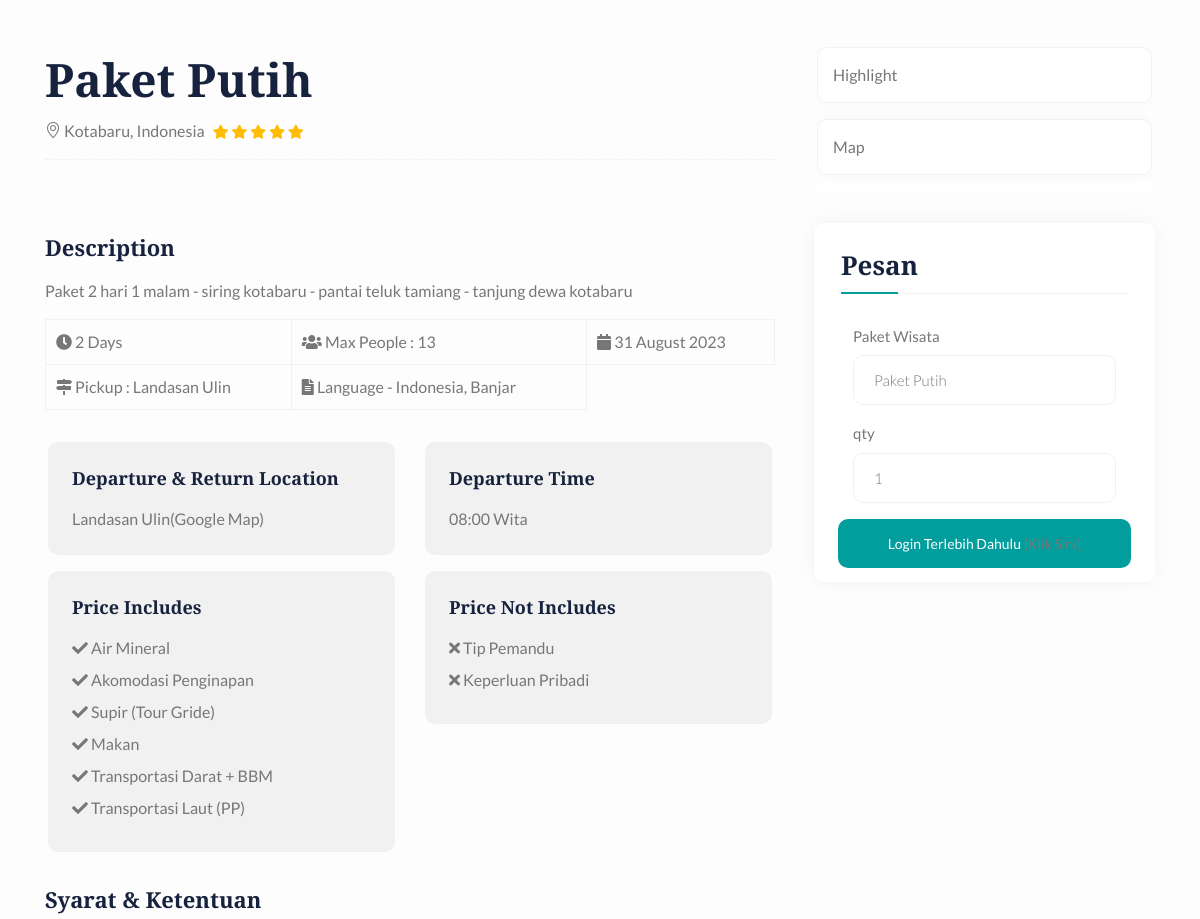
The app's page /tour/cust/tour_detail.php?id_wisata=3 (middle part), older data.
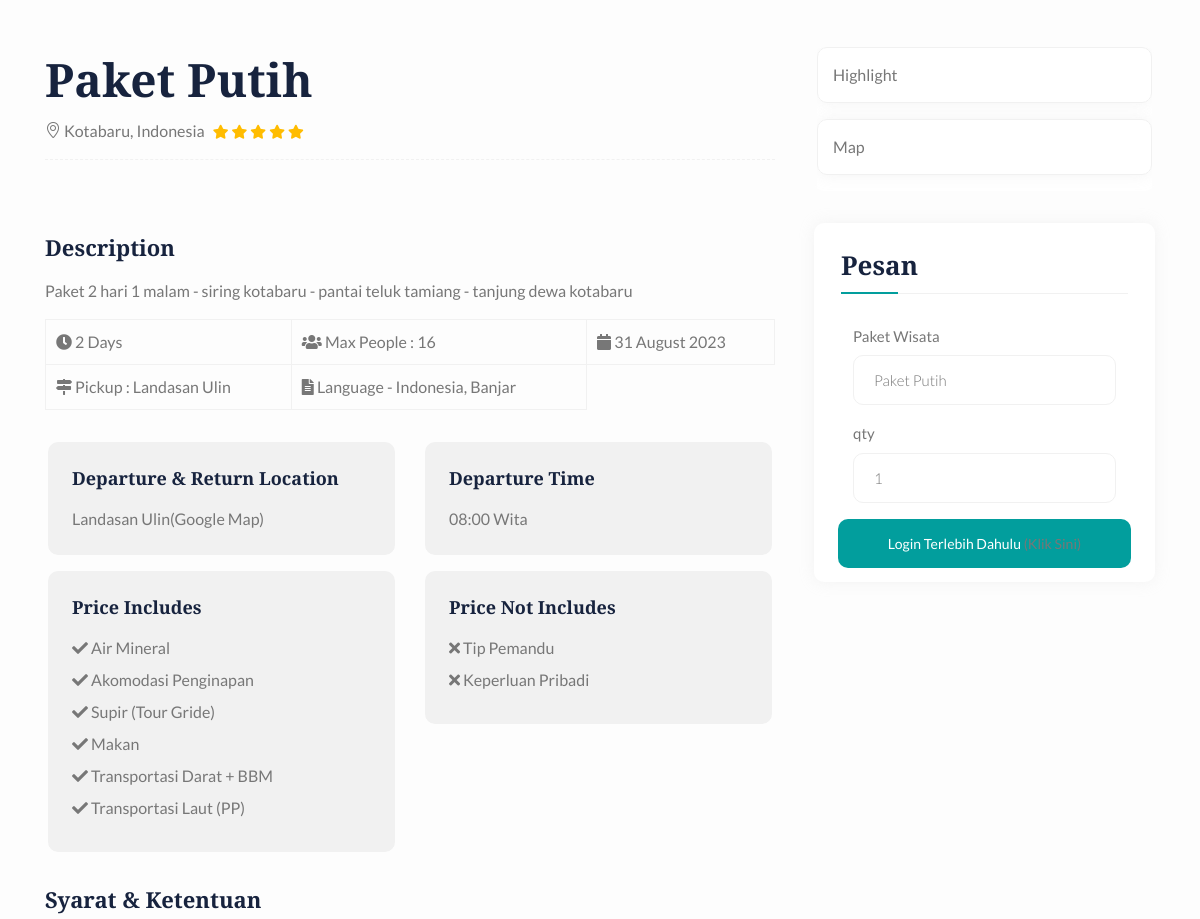
The same page, newer data.
### tables this page shows
CREATE TABLE `wisata` (
  `id_wisata` int(11) NOT NULL,
  `nama` varchar(64) NOT NULL,
  `tanggal` date NOT NULL,
  `harga` varchar(64) NOT NULL,
  `gambar` varchar(120) NOT NULL,
  `deskripsi` longtext NOT NULL,
  `status` varchar(48) NOT NULL,
  `kuota` varchar(32) NOT NULL,
  `berapa_hari` varchar(12) NOT NULL,
  `rating` varchar(11) NOT NULL
);

### tour/cust/tour_detail.php (the view, shortened to what the changed rows need)
<?php
include '../include/config.php';
$que  = "SELECT * from wisata WHERE id_wisata = '" . $_GET['id_wisata'] . "' ";
$wisata = mysqli_query($conn, $que);
$p = mysqli_fetch_object($wisata);
?>
<!DOCTYPE html>
<html xmlns="http://www.w3.org/1999/xhtml" lang="zxx">
<head>
    <link href="../assets_u/css/bootstrap.min.css" rel="stylesheet" type="text/css">
    <link href="../assets_u/css/style.css" rel="stylesheet" type="text/css">
    <link href="../assets_u/css/plugin.css" rel="stylesheet" type="text/css">
    <link href="https://www.jqueryscript.net/css/jquerysctipttop.css" rel="stylesheet" type="text/css">
    <link rel="stylesheet" href="https://cdnjs.cloudflare.com/ajax/libs/font-awesome/4.7.0/css/font-awesome.min.css">
    <link rel="stylesheet" href="https://cdnjs.cloudflare.com/ajax/libs/font-awesome/5.11.2/css/all.min.css">
    <link rel="stylesheet" href="../assets_u/fonts/line-icons.css" type="text/css">
</head>
<section class="trending pt-6 pb-0 bg-lgrey">
    <div class="container">
        <div class="row">
            <div class="col-lg-8">
                <div class="single-content">
                    <div id="highlight">
                        <div class="single-full-title border-b mb-2 pb-2">
                            <div class="single-title">
                                <h2 class="mb-1"> <?php echo $p->nama ?> </h2>
                                <div class="rating-main d-md-flex align-items-center">
                                    <p class="mb-0 me-2"><i class="icon-location-pin"></i> Kotabaru, Indonesia</p>
                                    <div class="rating me-2">
                                    </div>
                                </div>
                            </div>
                        </div>
                        <div class="description mb-2">
                            <h4>Description</h4>
                            <p><?php echo $p->deskripsi ?>
                        </div>
                        <div class="tour-includes mb-4">
                            <table>
                                <tbody>
                                    <tr>
                                        <td><i class="fa fa-clock-o pink mr-1" aria-hidden="true"></i> <?php echo $p->berapa_hari ?> Days</td>
                                        <td><i class="fa fa-group pink mr-1" aria-hidden="true"></i> Max People : <?php echo $p->kuota ?></td>
                                        <td><i class="fa fa-calendar pink mr-1" aria-hidden="true"></i> <?php echo date('d F Y', strtotime($p->tanggal)); ?></td>
                                    </tr>
                                </tbody>
                            </table>
                        </div>
                    </div>
                </div>
            </div>
            <div class="col-lg-4 ps-lg-4">
                <div class="sidebar-sticky sticky1">
                    <div class="list-sidebar">
                        <div class="sidebar-item mb-4">
                            <div class="book-form w-100 bg-white box-shadow p-4 pb-1 z-index1 rounded">
                                <div class="row d-flex align-items-center justify-content-between">
                                    <form method="post" method="POST" id="myform">
                                        <div class="col-lg-12 mb-2">
                                            <div class="form-group">
                                                <div class="input-box">
                                                    <label>Paket Wisata</label>
                                                    <input type="text" name="paket_wisata" value="<?php echo $p->nama ?> " placeholder="<?php echo $p->nama ?> " readonly>
                                                </div>
                                            </div>
                                        </div>
                                    </form>
                                </div>
                            </div>
                        </div>
                    </div>
                </div>
            </div>
        </div>
    </div>
</section>
</body>
</html>

Row changes from the older to the newer data that the page shows:
changed wisata "Paket Putih": kuota "13" → "16"
